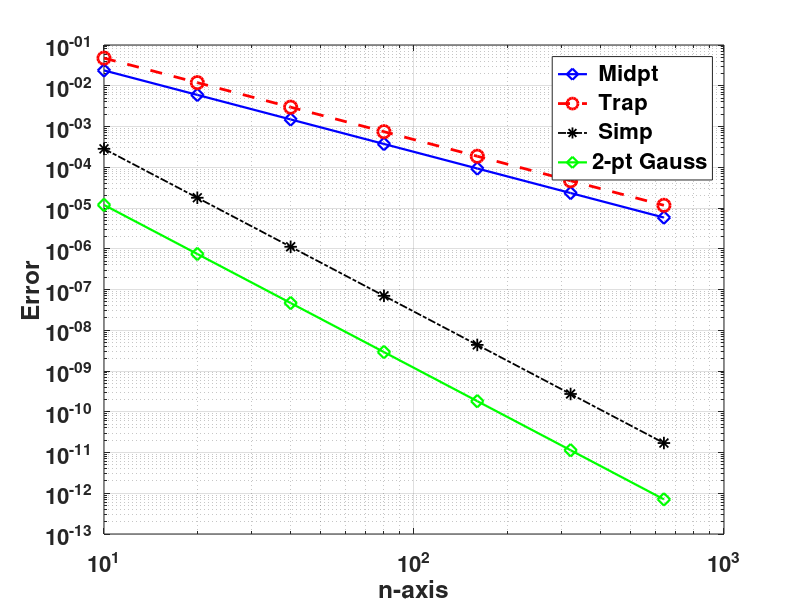

MATLAB code for this plot:
function NumQ_demo
%
%  Integrate f(x) over [a, b] using midpoitn, trap, simpson's rule, 2-pt Gaussian 
% 
%  Inputs: (possible)
%        a = left endpoint of interval
%        b = right endpoint of interval
%        n = number of subintervals
%  In this example: f(x)=exp(3x), a=0, b=1
%
%  Note: based on fig6_8, also include 2-pt Gauss
 
display('This demo is to compare four numerical integration rules,')
display('in their composite form, ')
display('applied to integrate f(x)=exp(3x) over [0,1]')
pause
a=0; b=1;
exact=(exp(3)-1)/3;
 
% midpoint
display('for midpoint rule:')
nkm=7;
intervm=[10 20 40 80 160 320 640];
M=zeros(1,nkm); errm=zeros(1,nkm);
for k=1:nkm
    n=intervm(k);
    xd=linspace(a,b,n+1);
    h=xd(2)-xd(1);
    sum=f(xd(1)+0.5*h);
    for j=2:n
        sum=sum+f(xd(j)+0.5*h);
    end;
    M(k)=h*sum;
    errm(k)=abs(exact-M(k));
       fprintf(' n =  %i  I_M = %10.8f  E_M = %8.3e \n ',intervm(k),M(k),errm(k));
end;
pause
 
 
% trap
display('for trapzoidal rule:')
nkt=7;
intervt=[10 20 40 80 160 320 640];
T=zeros(1,nkt); errt=zeros(1,nkt);
for k=1:nkt
    n=intervt(k);
    xd=linspace(a,b,n+1);
    h=xd(2)-xd(1);
 
    sum=0.5*f(xd(1));
    for j=2:n
        sum=sum+f(xd(j));
    end;
    T(k)=h*(sum+0.5*f(xd(n+1)));
    errt(k)=abs(exact-T(k));
           fprintf(' n =  %i  I_T = %10.8f  E_T = %8.3e \n',intervt(k),T(k),errt(k));
end;
pause
 
 
%  simpson
display('for simpson rule:')
nks=7;
intervs=[10 20 40 80 160 320 640];
S=zeros(1,nks); errs=zeros(1,nks);
for k=1:nks
    n=intervs(k);
    xd=linspace(a,b,n+1);
    h=xd(2)-xd(1);
    sum=f(xd(1));
    for j=2:2:n
        ff2=f(xd(j+1));
        sum=sum+4*f(xd(j))+2*ff2;
    end;
    S(k)=h*(sum-ff2)/3;
    errs(k)=abs(exact-S(k));
           fprintf(' n =  %i  I_S = %10.8f  E_S = %8.3e \n',intervs(k),S(k),errs(k));
end;
pause
 
%  2-point gaussian quadrature
display('for 2-pt Gaussian:')
nkg=7;
intervg=[10 20 40 80 160 320 640];
G=zeros(1,nkg); errG=zeros(1,nkg);
for k=1:nkg
    n=intervg(k);
    xd=linspace(a,b,n+1);
    h=xd(2)-xd(1);
    c1=0.5*h*(1-1/sqrt(3));
    c2=0.5*h*(1+1/sqrt(3));
    sum= 0;
    for j=1:n
        sum=sum+f(xd(j)+c1)+f(xd(j)+c2);
    end;
    G(k)=0.5*h*sum;
    errG(k)=abs(exact-G(k));
           fprintf(' n =  %i  I_S = %10.8f  E_S = %8.3e \n',intervg(k),G(k),errG(k));
end;

pause 
% plot error using loglog plot
 
display('next, plot errors in loglog format')
pause
clf
% get(gcf)
set(gcf,'Position', [25 1115 658 230])
co = [0 0 1;
      0 0.5 0;
      1 0 0;
      0 0.75 0.75;
      0.75 0 0.75;
      0.75 0.75 0;
      0.25 0.25 0.25];
%set(groot,'defaultAxesColorOrder',co)
 
loglog(intervm,errm,'-db','MarkerSize',9,'LineWidth',1.6)
hold on
loglog(intervt,errt,'--or','MarkerSize',9,'LineWidth',2)
loglog(intervs,errs,'-.*k','MarkerSize',9,'LineWidth',1.3)
loglog(intervg,errG,'-dg','MarkerSize',9,'LineWidth',1.6)
grid on
xlabel('n-axis')
ylabel('Error')
 
%  get(legend)
%  'Position',[left, bottom, width, height]
legend({' Midpt',' Trap',' Simp', '2-pt Gauss'},'Position',[0.18 0.22 0.15 0.27])
 
set(gca,'FontSize',16,'FontWeight','bold')
set(findobj(gcf,'tag','legend'),'FontSize',16,'FontWeight','bold')
     
disp('Final questions: what is the slope of each curve; why are they straight lines?')

function y=f(x)
y=exp(3*x);
 
